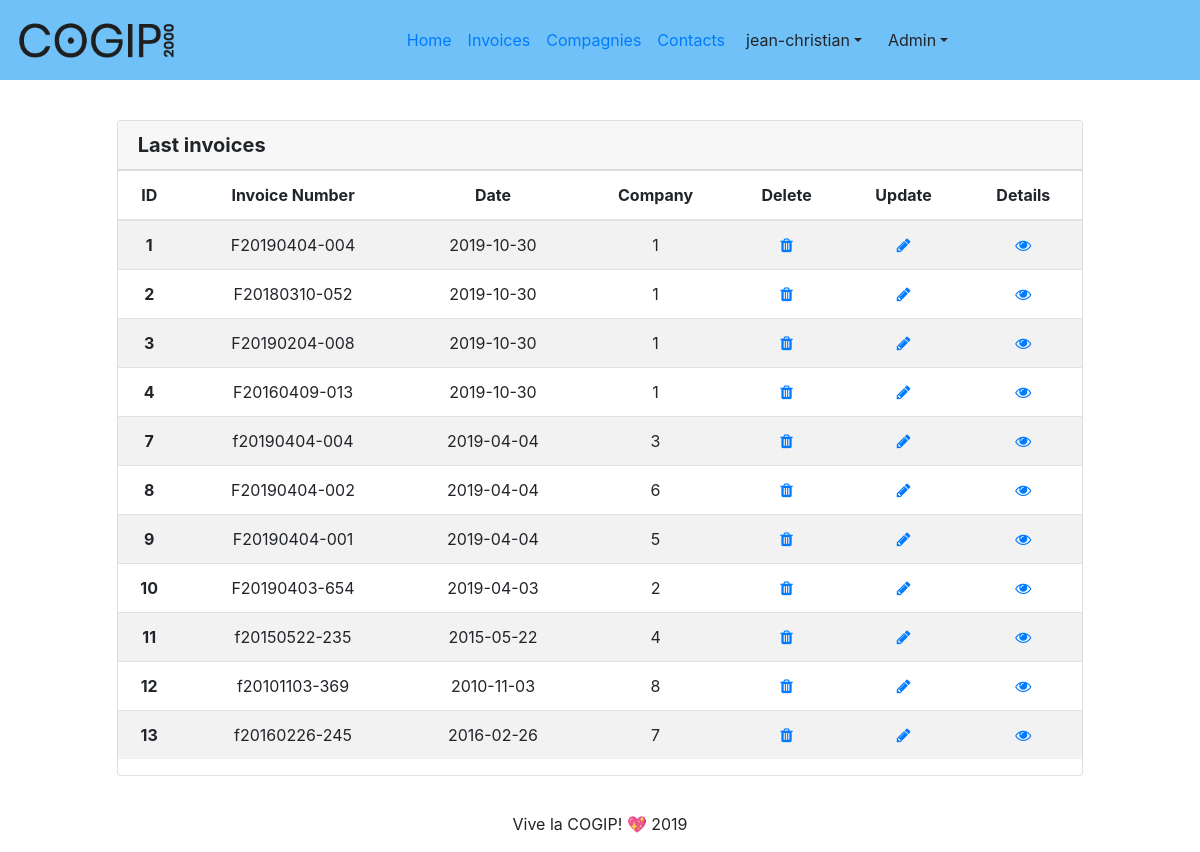
/?page=invoices (signed in), run on the app's committed database.
### tables this page shows
CREATE TABLE `invoices` (
  `ID` int(11) NOT NULL,
  `number` varchar(255) NOT NULL,
  `date` timestamp NOT NULL DEFAULT current_timestamp(),
  `company` int(11) NOT NULL,
  `company_type` int(11) NOT NULL,
  `contact` int(11) NOT NULL
);

### index.php (called while the page is built, shortened)
<?php
require 'view/component/header-component.php';
require 'routing.php';
routing();
require 'view/component/footer-component.php';
?>

### controller/invoices-ctrl.php (called while the page is built, shortened)
<?php
$invoices_data = get_many('invoices');
require 'view/invoices-view.php';
?>

### model/GLOBfunction.php (called while the page is built, shortened)
<?php
   function get_many (string $table, $limit = null): array {
      global $pdo;
      if ($limit) {
         $limit = is_int($limit) ? (string)$limit : $limit;
         $stmt = $pdo->prepare("SELECT * FROM $table ORDER BY id DESC LIMIT $limit");
      }
      else {
         $stmt = $pdo->prepare("SELECT * FROM $table ORDER BY id DESC");
      }
      $stmt->execute();
      $data = $stmt->fetchAll();
      return array_reverse($data);
   }
?>

### view/invoices-view.php (the view)
<div id="lastInvoice" class="globalelement row justify-content-center">
    <div class="card text-center col-md-10">
        <h5 class="row card-header">
        <strong class="invoices">Last invoices</strong>
        </h5>
        <div class="row justify-content-center">
            <table class="table table-striped table-responsive-sm">
                <thead>
                    <tr>
                        <th scope="col">ID</th>
                        <th scope="col">Invoice Number</th>
                        <th scope="col">Date</th>
                        <th scope="col">Company</th>
                        <th scope="col">Delete</th>
                        <th scope="col">Update</th>
                        <th scope="col">Details</th>
                    </tr>
                </thead>
                <tbody>
                    <?php foreach($invoices_data as $invoice) :?>
                    <tr>
                        <th scope="row"><?=$invoice['ID']?></th>
                        <td><?=$invoice['number']?></td>
                        <td><?=date('Y-m-d', strtotime($invoice['date']))?></td>
                        <td><?=$invoice['company']?></td>
                        <?php if ($_SESSION['rights'] === 'god') :?>
                        <td><a href="?page=invoices-delete&id=<?=$invoice['ID']?>" class="fa fa-trash" aria-hidden="true"></a></td>
                        <td><a href="?page=invoices-edit&id=<?=$invoice['ID']?>" class="fa fa-pencil" aria-hidden="true"></a></td>
                        <td><a href="?page=invoices-details&id=<?=$invoice['ID']?>" class="fa fa-eye" aria-hidden="true"></a></td>
                        <?php endif ?>
                    </tr>
                    <?php endforeach ?>
                </tbody>
            </table>
        </div>
    </div>
</div>

### view/component/header-component.php (shortened to what this page needs)
<!DOCTYPE html>
<html lang="en">
<head>
    <link rel="stylesheet" href="https://stackpath.bootstrapcdn.com/bootstrap/4.3.1/css/bootstrap.min.css">
    <link href="https://stackpath.bootstrapcdn.com/font-awesome/4.7.0/css/font-awesome.min.css" rel="stylesheet">
    <link rel="stylesheet" href="assets/style/style.css">
</head>
<body>

### view/component/menu-component.php (shortened to what this page needs)
<nav class="navbar navbar-expand-lg band">
  <img class="logo" src="assets/img/logo-black.png">
  <div class="collapse navbar-collapse justify-content-center" id="navbarNavAltMarkup">
    <div class="navbar-nav">
      <a class="nav-item nav-link active" href="?page=home">Home<span class="sr-only"><?php $page ?></span></a>
      <a class="nav-item nav-link" href="?page=invoices">Invoices</a>
      <a class="nav-item nav-link" href="?page=compagnies">Compagnies</a>
      <a class="nav-item nav-link" href="?page=contacts">Contacts</a>
      <div class="btn-group dropdown">
      <button type="button" class="btn dropdown-toggle" data-toggle="dropdown" aria-haspopup="true" aria-expanded="false"><?=$_SESSION['username']?></button>
      </div>
      <?php if ($_SESSION['rights'] === 'god') :?>
      <div class="btn-group dropdown">
      <button type="button" class="btn dropdown-toggle" data-toggle="dropdown" aria-haspopup="true" aria-expanded="false">Admin</button>
      </div>
      <?php endif ?>
      </div>
  </div>
</nav>

### routing.php (shortened to what this page needs)
<?php
function routing () {
   require 'view/component/menu-component.php';
   if (!empty($_GET['page'])) {
       $page = trim(addslashes($_GET['page']));
       $path = "controller/$page-ctrl.php";
   }
   else {
       require 'controller/home-ctrl.php';
       return;
   }
   if (is_file($path)) {
       require $path;
   }
   else {
       echo "Error 404: $page page not found";
       return;
   }
}

### view/component/footer-component.php (shortened to what this page needs)
  <footer class="page-footer font-small blue">
    <div class="footer-copyright text-center py-3">
    Vive la COGIP! 💖 <?php print date('Y');?>
    </div>
  </footer>
</body>

### assets/style/style.css (style rules this page uses)
body { height: 100%; background-color: white; }
nav { margin-bottom: 5vh; }
.band { height: 10vh; background-color: rgb(112, 193, 247); color: black; }
.logo { width: 20vh; height: auto; }
.globalelement { margin: 20px; }

### data on the page
invoices: ID "1", number "F20190404-004", date "2019-10-30", company "1"
invoices: ID "2", number "F20180310-052", date "2019-10-30", company "1"
invoices: ID "3", number "F20190204-008", date "2019-10-30", company "1"
invoices: ID "4", number "F20160409-013", date "2019-10-30", company "1"
invoices: ID "7", number "f20190404-004", date "2019-04-04", company "3"
invoices: ID "8", number "F20190404-002", date "2019-04-04", company "6"
invoices: ID "9", number "F20190404-001", date "2019-04-04", company "5"
invoices: ID "10", number "F20190403-654", date "2019-04-03", company "2"
invoices: ID "11", number "f20150522-235", date "2015-05-22", company "4"
invoices: ID "12", number "f20101103-369", date "2010-11-03", company "8"
invoices: ID "13", number "f20160226-245", date "2016-02-26", company "7"

### other printed values
$_SESSION['username'] "jean-christian"
